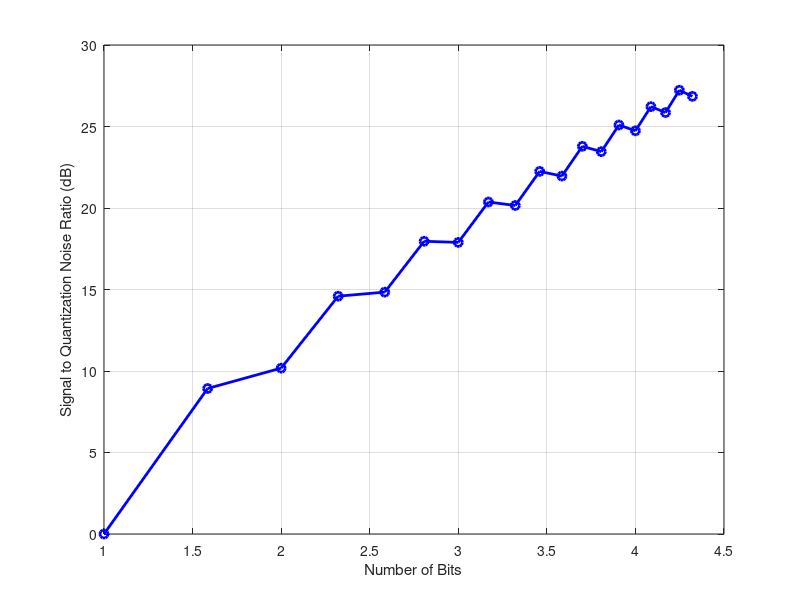

Source code (MATLAB):
% Program to Compute SQNR of Uniform Quantization and Plot the SQNR vs. Quantization Levels
close all; clc;

% Signal Parameters
N = 10000;                  % Number of samples in the signal
f = 1;                      % Signal frequency
Fs = 1000;                  % Sampling frequency
t = (0:N - 1) / Fs;         % Time vector
x = sin(2 * pi * f * t);    % Signal

% Quantization Parameters
L = 2:20;                   % Number of quantization levels to try
b = log2(L);                % Number of bits to represent each level
Delta = 2 ./ (L - 1);       % Step size of the quantization levels
SQNR = zeros(length(L), 1); % To store the Signal to Quantization Noise Ratio (SQNR) for each quantization level

% Uniform Quantization
for i = 1:length(L)
    q = round(x / Delta(i)) * Delta(i); % Quantize the signal
    % Compute the SQNR
    noise = x - q;
    signal_power = sum(x .^ 2) / N;
    noise_power = sum(noise .^ 2) / N;
    SQNR(i) = 10 * log10(signal_power / noise_power);
end

% Plot the SQNR vs. Quantization Levels
figure;
plot(b, SQNR, 'b-o', 'LineWidth', 2);
xlabel('Number of Bits');
ylabel('Signal to Quantization Noise Ratio (dB)');
grid on;
